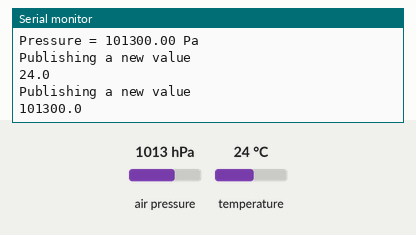
The sketch below on a simulated ESP8266 (NodeMCU). On the bench: the last lines printed to the serial monitor. The inputs (shaded band) are chosen by the test bench; at power-on: air pressure 1013 hPa, temperature 24 °C. WiFi joins after 1.5 s; servers stay silent unless stated; no MQTT or app messages arrive unless stated.

Above: at 10.8 s.
10.9 s: air pressure set to 952 hPa
At 20.4 s:
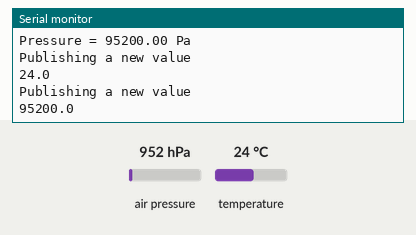
20.9 s: temperature set to 12 °C
At 30.4 s:
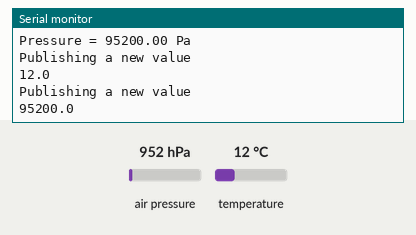
30.9 s: air pressure set to 975 hPa
At 40.5 s:
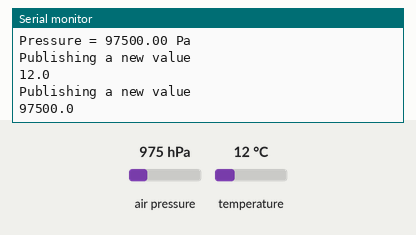
Timing chart, 0 to 42.0 s (numbered marks = the images above; inputs shaded):
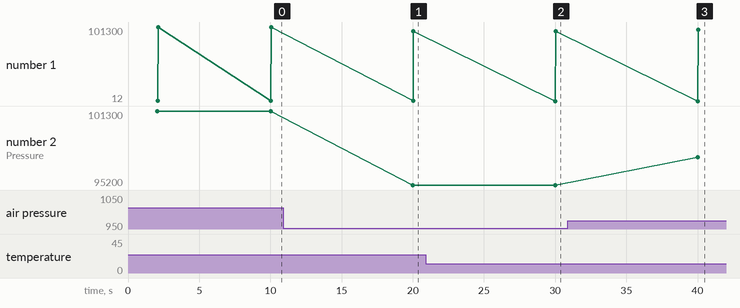

The sketch:

TopFloorClient.ino
```cpp
//
// This is an example on MQTT publish from an ESP8266 board
// to an MQTT broker (I have used a local Mosquitto running on a Raspberry Pi)
// This example uses the PubSub client library (https://github.com/knolleary/pubsubclient)
// Install it in the Arduino IDE before compiling the sketch
// Sensor values are fetched from an BPM180/085 sensor via i2C


#include <ESP8266WiFi.h>
#include <PubSubClient.h>
#include "WIFI_and_broker_parameters.h"
#include <Wire.h>
#include <Adafruit_BMP085.h>

//
// WIFI and MQTT setup
//
#define CLIENT_NAME "TopFloorClient"
WiFiClient wifiClient;
PubSubClient mqttClient(BROKER_IP,BROKER_PORT,wifiClient);

//
// Sensor setup
//
Adafruit_BMP085 bmp; // pin 4, SDA (data), pin 5, SDC (clock)


void setup()
{
  Serial.begin(9600);

  WiFi.begin(WLAN_SSID, WLAN_PASS);

  bmp.begin();

}

#define SECONDS_BETWEEN_MEASUREMENTS 10 //600
unsigned long lastTime = 0;
bool firstTime = true;

void loop()
{
  if ( firstTime || (millis() - lastTime > SECONDS_BETWEEN_MEASUREMENTS*1000) )
  {
    firstTime = false;
    lastTime = millis();

    if (!mqttClient.connected())
    {
      connectToWiFiAndBroker();
    }

    mqttClient.loop();

    float temp = bmp.readTemperature();

    Serial.print("Temperature = ");
    Serial.print(temp);
    Serial.println(" *C");

    float pressure = bmp.readPressure();
    Serial.print("Pressure = ");
    Serial.print(pressure);
    Serial.println(" Pa");

    publishFloatValue(temp,"Home/TopFloor/Temperature");
    publishFloatValue(pressure,"Home/TopFloor/Pressure");
  }

}

void connectToWiFiAndBroker()
{
  Serial.print("Connecting to WIFI");
  while (WiFi.status() != WL_CONNECTED)
  {
    Serial.print(".");
    delay(1000);
  }
  Serial.println("Connected to WIFI!");

  Serial.println("Connecting to broker");
  while (!mqttClient.connect(CLIENT_NAME))
  {
    Serial.print(".");
    delay(1000);
  }
  Serial.println("Connected to broker!");
}

char msg[50];
void publishFloatValue(float value, char* topic)
{
    if (isnan(value))
    {
      Serial.println("Invalid value!");
      return;
    }

    Serial.println("Publishing a new value");
    ftoa(msg,value);
    Serial.println(msg);
    mqttClient.publish(topic, msg);
}

char *ftoa(char *buffer, float f)
{
  char *returnString = buffer;
  long integerPart = (long)f;
  itoa(integerPart, buffer, 10);
  while (*buffer != '\0') buffer++;
  *buffer++ = '.';
  long decimalPart = abs((long)((f - integerPart) * 100));
  itoa(decimalPart, buffer, 10);
  return returnString;
}
```

WIFI_and_broker_parameters.h
```cpp
#define WLAN_SSID  "" // The SSID of your local LAN where a MQTT-broker is running
#define WLAN_PASS  "" // The WIFI password for your local lan
#define BROKER_IP  "192.168.1.16" // The IP of the machine where the broker is running
#define BROKER_PORT 1883
```

Measured:
- after the input at 10.9 s, the serial monitor: prints a new line after 9.1 s (image 1)
- after the input at 20.9 s, the serial monitor: prints a new line after 9.1 s (image 2)
- after the input at 30.9 s, the serial monitor: prints a new line after 9.1 s (image 3)
- plotted number 1: 101300 → 95200 after the input at 10.9 s, 95200 → 97500 after the input at 30.9 s
- plotted number 2: 101300 → 95200 after the input at 10.9 s, 95200 → 97500 after the input at 30.9 s
